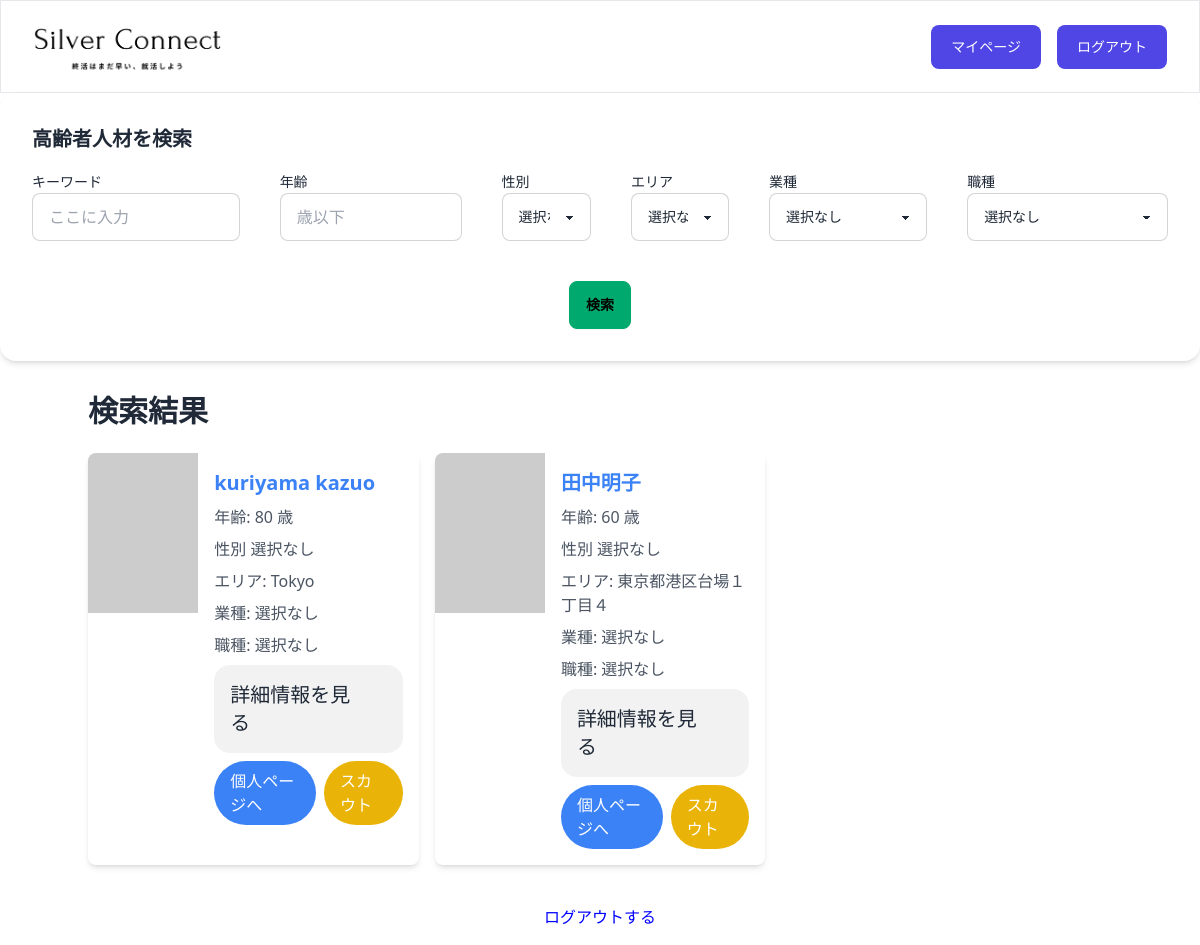
Page /test_list_company/ (signed in) on the earlier database version.
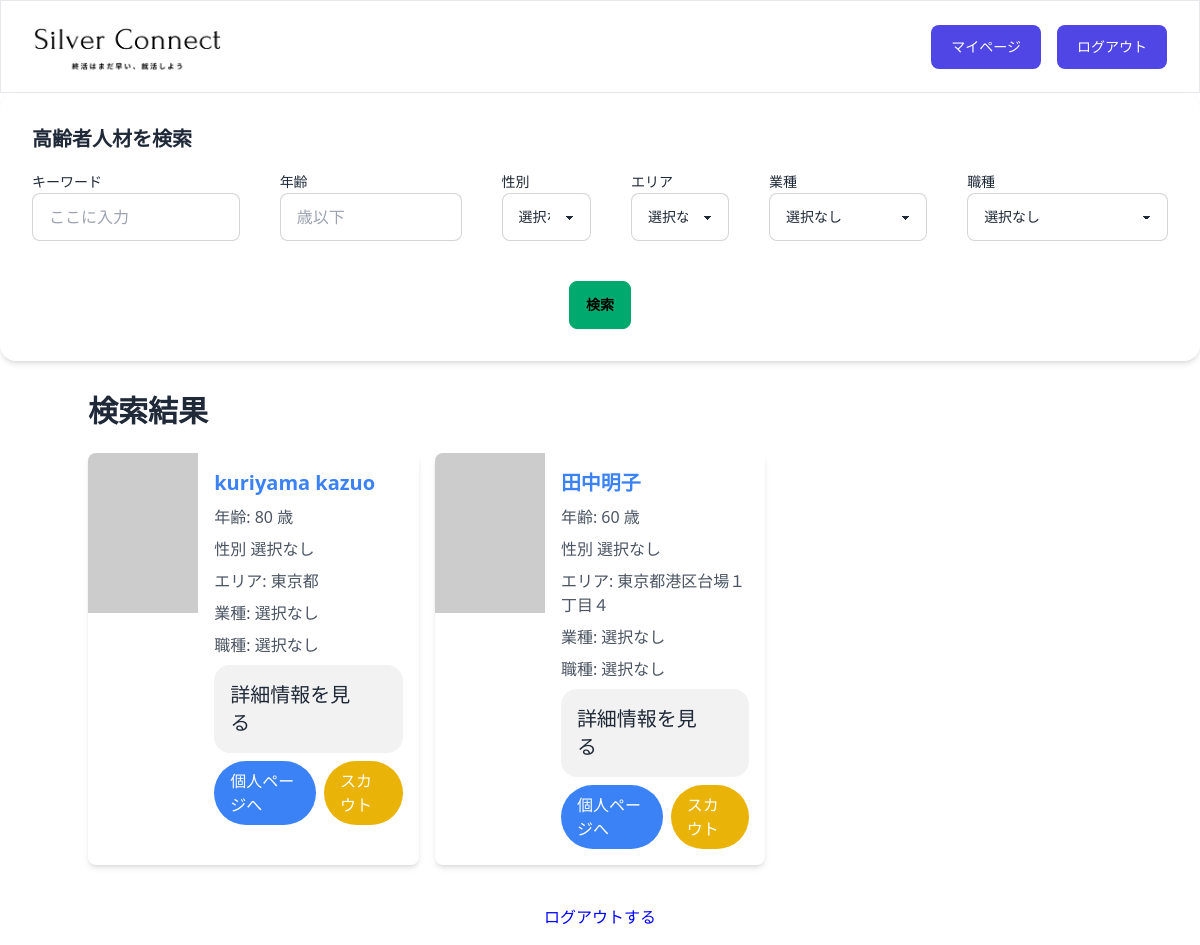
Same page on the later database version.
### main_func/models.py (models this page shows)
class Senior(models.Model):
    senior_id = models.ForeignKey(CustomUser, on_delete=models.CASCADE)#users紐付け
    created_at = models.DateTimeField(auto_now_add=True)
    updated_at = models.DateTimeField(auto_now=True)
    name = models.CharField(max_length=255, blank=True) #default指定しなきゃ
    age = models.IntegerField(blank=True, null=True)
    sex = models.CharField(verbose_name="性別",choices=settings.SEX,max_length=13,default="選択なし")
    industry = models.CharField(verbose_name="業種",choices=settings.INDUSTRIES,max_length=13,default="選択なし")
    occupation  = models.CharField(verbose_name="職種",choices=settings.OCCUPATIONS,max_length=17,default="選択なし")
    address = models.CharField(max_length=255, blank=True, null=True)
    description = models.TextField(blank=True, null=True)
    face_path = models.ImageField(upload_to=Path('/media/images/senior_pics/'), blank=True, null=True)
    is_wanted = models.BooleanField(default=False)

### main_func/views.py (the view)
# urls.py: path('test_list_company/', views.SeniorListView.as_view(), name='test_list_company'),
class SeniorListView(LoginRequiredMixin,ListView):
    template_name = 'list_view_offering.html'
    model = Senior
    def get_queryset(self):
        queryset = super().get_queryset()
        keyword = self.request.GET.get('keyword', '')
        age = self.request.GET.get('age', '')
        sex = self.request.GET.get('sex', '')
        area = self.request.GET.get('area', '')
        industry = self.request.GET.get('industry', '')
        occupation = self.request.GET.get('occupation', '')
        filter_conditions = {}
        if keyword != '':
            filter_conditions['description__icontains'] = keyword
        if age != '':
            filter_conditions['age__lte'] = age
        if sex != '選択なし':
            filter_conditions['sex__icontains'] = sex
        if area != '選択なし':
            filter_conditions['address__icontains'] = area
        if industry != '選択なし':
            filter_conditions['industry__icontains'] = industry
        if occupation != '選択なし':
            filter_conditions['occupation__icontains'] = occupation
        if filter_conditions:
            queryset = queryset.filter(**filter_conditions)
        return queryset

### templates/offering/list_view_offering.html (shortened to what this page needs)
<!DOCTYPE html>
<html>
<head>
    <script src="https://cdn.tailwindcss.com"></script>
    <link href="https://cdn.jsdelivr.net/npm/daisyui@4.4.12/dist/full.min.css" rel="stylesheet" type="text/css" />
    <script src="https://cdn.tailwindcss.com"></script>
</head>
<header>
    {% include 'header.html' %}
</header>
<body>
    <section class="bg-white p-8 rounded-2xl shadow-md mb-8">
        <h2 class="text-xl font-bold mb-4">高齢者人材を検索</h2>
        <form action="#" method="GET">
            <div class="flex gap-10">
                <div>
                    <label for="keyword" class="label-text">キーワード</label>
                    <input type="text" id="keyword" name="keyword" placeholder="ここに入力" value="{{ request.GET.keyword }}"
                        class="input input-bordered w-full max-w-xs" />
                </div>
                <div>
                    <label for="age" class="label-text">年齢</label>
                    <input type="text" id="age" name="age" placeholder="歳以下" value="{{ request.GET.age }}"
                        class="input input-bordered w-full max-w-xs" />
                </div>
                <div>
                    <label for="sex" class="label-text">性別</label>
                    <select id="sex" name="sex" class="select select-bordered w-full max-w-xs">
                        <option value="選択なし" {% if request.GET.gender == "選択なし" %}selected{% endif %}>選択なし</option>
                    </select>
                </div>
                <div>
                    <label for="area" class="label-text">エリア</label>
                    <select id="area" name="area" class="select select-bordered w-full max-w-xs">
                        <option value="選択なし" {% if request.GET.area == "選択なし" %}selected{% endif %}>選択なし</option>
                    </select>
                </div>
                <div>
                    <label for="industry" class="label-text">業種</label>
                    <select id="industry" name="industry" class="select select-bordered w-full max-w-xs">
                        <option value="" {% if request.GET.industry == "" %}selected{% endif %}>選択なし</option>
                    </select>
                </div>
                <div>
                    <label for="occupation" class="label-text">職種</label>
                    <select id="occupation" name="occupation" class="select select-bordered w-full max-w-xs">
                        <option value="選択なし" {% if request.GET.job_category == "選択なし" %}selected{% endif %}>選択なし</option>
                    </select>
                </div>
            </div>
            <div class="flex justify-center mt-10">
                <button type=" submit" class="btn btn-success">検索</button>
            </div>
        </form>
    </section>
    <div class="container mx-auto mt-8">
        <h1 class="text-3xl font-bold text-gray-800 mb-6">検索結果</h1>
        <div class="grid grid-cols-1 md:grid-cols-2 lg:grid-cols-3 gap-4">
            {% for entry in object_list %}
            <div class="bg-white rounded-lg overflow-hidden shadow-md flex">
                <img src="https://via.placeholder.com/300" alt="求人画像" class="w-1/3 h-40 object-cover">
                <div class="w-2/3 p-4">
                    <h2 class="text-xl font-bold text-blue-500 mb-2">{{ entry.name }}</h2>
                    <p class="text-gray-600 mb-2">年齢: {{ entry.age }} 歳</p>
                    <p class="text-gray-600 mb-2">性別 {{ entry.sex }}</p>
                    <p class="text-gray-600 mb-2">エリア: {{ entry.address }}</p>
                    <p class="text-gray-600 mb-2">業種: {{ entry.industry }}</p>
                    <p class="text-gray-600 mb-2">職種: {{ entry.occupation }}</p>
                    <details class="collapse bg-base-200">
                        <summary class="collapse-title text-xl font-medium">詳細情報を見る</summary>
                    </details>
                    <div class="flex justify-end mt-2">
                        <a href="{% url 'main_func:detail_senior' entry.pk %}"
                            class="bg-blue-500 text-white px-4 py-2 rounded-full mr-2">個人ページへ</a>
                        <a href="#" class="bg-yellow-500 text-white px-4 py-2 rounded-full">スカウト</a>
                    </div>
                </div>
            </div>
            {% endfor %}
        </div>
    </div>
</body>
<footer>
    {% include 'footer.html' %}
</footer>
</html>

### templates/header.html
<div class="mx-auto max-w-screen-xl px-4 py-2 sm:px-6 sm:py-4 lg:px-8 border">
    <div class="sm:flex sm:items-center sm:justify-between">
        {% load static %}
        <div class="text-center sm:text-left w-1/6">
            <img src="{% static 'imgs/logo.png' %}">
        </div>
        <div class="mt-4 flex flex-col gap-4 sm:mt-0 sm:flex-row sm:items-center">
            <button
                class="block rounded-lg bg-indigo-600 px-5 py-3 text-sm font-medium text-white transition hover:bg-indigo-700 focus:outline-none focus:ring"
                type="button"><a href="{% url 'main_func:company_page' %}">
                    マイページ</a>
            </button>
            <button
                class="block rounded-lg bg-indigo-600 px-5 py-3 text-sm font-medium text-white transition hover:bg-indigo-700 focus:outline-none focus:ring"
                type="button"><a href="{% url 'accounts:logout'%}">
                    ログアウト</a>
            </button>
        </div>
    </div>
</div>

### templates/footer.html
<div class="bg-white text-white text-center py-4">
    <p>&copy; 2023 高齢者向け就活サービス</p>
    <p style="color: blue"><a href={% url 'accounts:logout' %}>ログアウトする</a></p>
</div>

Differences in the rows shown:
changed Senior "kuriyama kazuo": address "Tokyo" → "東京都"
